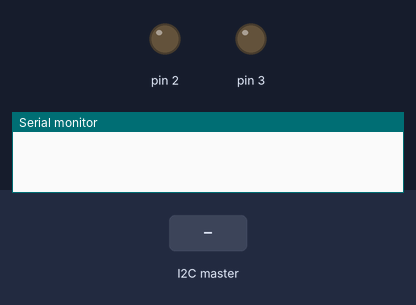
Bench run of a sketch on a simulated Arduino Uno, built with avr-gcc and run on an emulated ATmega328P. Parts: output pins drawn as LEDs (lit = HIGH), the last lines printed to the serial monitor. The test bench sets the inputs (shaded band).

Above: at 1.2 s.
1.3 s: the I2C master sends the byte 1
At 2.0 s:
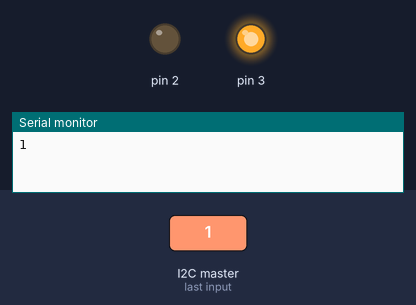
2.8 s: the I2C master sends the byte 2
At 3.2 s:
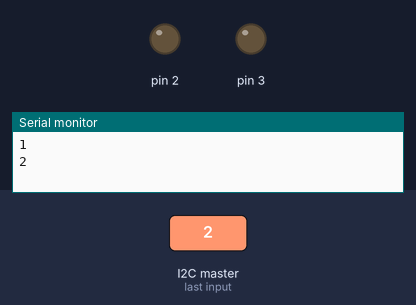
Timing chart, 0 to 5.8 s (numbered marks = the images above; inputs shaded):
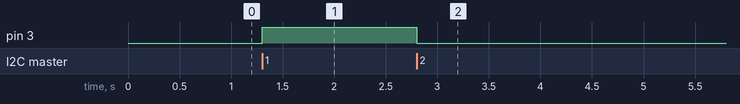

The sketch:

Forklift_light_controller_I2C.ino
```cpp
// Wire Slave Receiver
#include <Wire.h>

int x = 0;
boolean warning_light = false;

void setup() {
  Wire.begin(8);                // join i2c bus with address #8
  Wire.onReceive(receiveEvent); // register event
  Serial.begin(9600);  // start serial for output
  pinMode(3, OUTPUT);
  pinMode(2, OUTPUT);
}

void loop() {


if (warning_light == true) {
  digitalWrite(2, HIGH);
    delay(500);
    digitalWrite(2, LOW);
    delay(500);
}else{
  digitalWrite(2, LOW);
}
}
void receiveEvent(int bytes) {
  x = Wire.read();    // read one character from the I2C
  Serial.println(x);         // print the integer


  if (x==1) {
    digitalWrite(3, HIGH);
  }else if (x==2) {
    digitalWrite(3, LOW);
  }else if (x==3) {
    warning_light = true;
  }else if (x==4) {
    warning_light = false;
  }else {

  }


/*
  if (x==1) {
  digitalWrite(2, HIGH);
  }else if (x==2) {
  digitalWrite(13, HIGH);
  }else if (x==3) {
  digitalWrite(2, HIGH);
  digitalWrite(13, HIGH);
  }else if (x==4) {
  digitalWrite(2, LOW);
  }else if (x==5) {
  digitalWrite(13, LOW);
  }else{
  digitalWrite(2, LOW);
  digitalWrite(13, LOW);
  }
  */
}
```

Measured:
- after the input at 1.3 s, pin 3: LOW → HIGH at once
- after the input at 2.8 s, pin 3: HIGH → LOW at once
